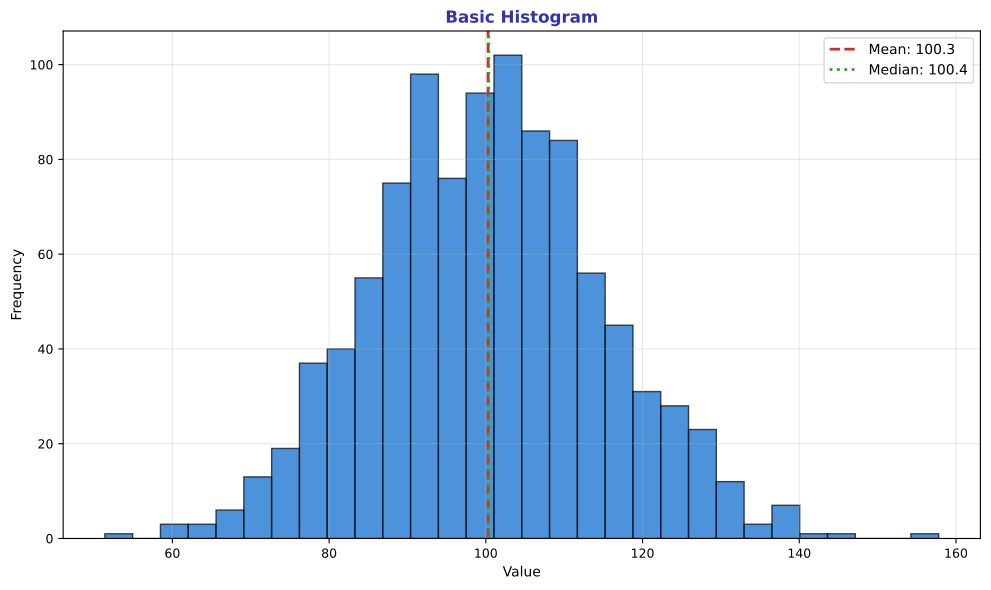

The Python source for this figure:
"""Basic Histogram - Distribution with mean and median"""
import matplotlib.pyplot as plt
import numpy as np
from pathlib import Path

plt.rcParams.update({
    'font.size': 10, 'axes.labelsize': 10, 'axes.titlesize': 11,
    'xtick.labelsize': 9, 'ytick.labelsize': 9, 'legend.fontsize': 9,
    'figure.figsize': (10, 6), 'figure.dpi': 150
})

MLPURPLE = '#3333B2'
MLBLUE = '#0066CC'
MLGREEN = '#2CA02C'
MLRED = '#D62728'

np.random.seed(42)

fig, ax = plt.subplots(figsize=(10, 6))

data = np.random.normal(100, 15, 1000)

ax.hist(data, bins=30, color=MLBLUE, alpha=0.7, edgecolor='black')
ax.axvline(np.mean(data), color=MLRED, linestyle='--', linewidth=2, label=f'Mean: {np.mean(data):.1f}')
ax.axvline(np.median(data), color=MLGREEN, linestyle=':', linewidth=2, label=f'Median: {np.median(data):.1f}')

ax.set_title('Basic Histogram', fontsize=12, fontweight='bold', color=MLPURPLE)
ax.set_xlabel('Value', fontsize=10)
ax.set_ylabel('Frequency', fontsize=10)
ax.legend(fontsize=10)
ax.grid(alpha=0.3)

plt.tight_layout()
plt.savefig(Path(__file__).parent / 'chart.pdf', dpi=300, bbox_inches='tight')
plt.close()
